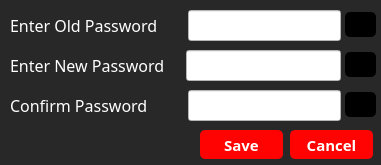
<?xml version="1.0" encoding="UTF-8"?>
<ui version="4.0">
 <class>changePassword</class>
 <widget class="QDialog" name="changePassword">
  <property name="geometry">
   <rect>
    <x>0</x>
    <y>0</y>
    <width>381</width>
    <height>165</height>
   </rect>
  </property>
  <property name="windowTitle">
   <string>Dialog</string>
  </property>
  <property name="styleSheet">
   <string notr="true">*{font-family:century gothic;
color:white;
}
QLabel{
font-size:16px;
}
QLineEdit{
font-size:16px;
font-weight:bold;
color:black;
background:white;
}
#changePassword{
background:#282828;
}
QPushButton {
font-size:15px;
font-weight:bold;
border:none;
border-radius:5px;
background: #ff0303;
}
#eye,#eye1,#eye2{
background:transaprent;
}
QPushButton:hover {
background:#49ebff;
color:black;
}</string>
  </property>
  <widget class="QPushButton" name="save">
   <property name="geometry">
    <rect>
     <x>200</x>
     <y>130</y>
     <width>83</width>
     <height>29</height>
    </rect>
   </property>
   <property name="text">
    <string>Save</string>
   </property>
  </widget>
  <widget class="QPushButton" name="cancel">
   <property name="geometry">
    <rect>
     <x>290</x>
     <y>130</y>
     <width>83</width>
     <height>29</height>
    </rect>
   </property>
   <property name="text">
    <string>Cancel</string>
   </property>
  </widget>
  <widget class="QPushButton" name="eye1">
   <property name="geometry">
    <rect>
     <x>345</x>
     <y>52</y>
     <width>31</width>
     <height>25</height>
    </rect>
   </property>
   <property name="text">
    <string/>
   </property>
   <property name="icon">
    <iconset resource="pics.qrc">
     <normaloff>:/eyes.png</normaloff>:/eyes.png</iconset>
   </property>
   <property name="iconSize">
    <size>
     <width>40</width>
     <height>38</height>
    </size>
   </property>
  </widget>
  <widget class="QPushButton" name="eye">
   <property name="geometry">
    <rect>
     <x>345</x>
     <y>12</y>
     <width>31</width>
     <height>25</height>
    </rect>
   </property>
   <property name="text">
    <string/>
   </property>
   <property name="icon">
    <iconset resource="pics.qrc">
     <normaloff>:/eyes.png</normaloff>:/eyes.png</iconset>
   </property>
   <property name="iconSize">
    <size>
     <width>40</width>
     <height>38</height>
    </size>
   </property>
  </widget>
  <widget class="QWidget" name="horizontalLayoutWidget_6">
   <property name="geometry">
    <rect>
     <x>10</x>
     <y>10</y>
     <width>331</width>
     <height>31</height>
    </rect>
   </property>
   <layout class="QHBoxLayout" name="horizontalLayout_9">
    <property name="spacing">
     <number>30</number>
    </property>
    <item>
     <widget class="QLabel" name="oldPasswordText">
      <property name="text">
       <string>Enter Old Password</string>
      </property>
     </widget>
    </item>
    <item>
     <widget class="QLineEdit" name="oldPassword">
      <property name="echoMode">
       <enum>QLineEdit::Password</enum>
      </property>
     </widget>
    </item>
   </layout>
  </widget>
  <widget class="QPushButton" name="eye2">
   <property name="geometry">
    <rect>
     <x>345</x>
     <y>92</y>
     <width>31</width>
     <height>25</height>
    </rect>
   </property>
   <property name="text">
    <string/>
   </property>
   <property name="icon">
    <iconset>
     <disabledoff>:/eyes.png</disabledoff>
    </iconset>
   </property>
   <property name="iconSize">
    <size>
     <width>40</width>
     <height>38</height>
    </size>
   </property>
  </widget>
  <widget class="QWidget" name="horizontalLayoutWidget_7">
   <property name="geometry">
    <rect>
     <x>10</x>
     <y>50</y>
     <width>331</width>
     <height>31</height>
    </rect>
   </property>
   <layout class="QHBoxLayout" name="horizontalLayout_10">
    <property name="spacing">
     <number>21</number>
    </property>
    <item>
     <widget class="QLabel" name="newPasswordText">
      <property name="text">
       <string>Enter New Password</string>
      </property>
     </widget>
    </item>
    <item>
     <widget class="QLineEdit" name="newPassword">
      <property name="echoMode">
       <enum>QLineEdit::Password</enum>
      </property>
     </widget>
    </item>
   </layout>
  </widget>
  <widget class="QWidget" name="horizontalLayoutWidget_8">
   <property name="geometry">
    <rect>
     <x>10</x>
     <y>90</y>
     <width>331</width>
     <height>31</height>
    </rect>
   </property>
   <layout class="QHBoxLayout" name="horizontalLayout_11">
    <property name="spacing">
     <number>40</number>
    </property>
    <item>
     <widget class="QLabel" name="confirmPasswordText">
      <property name="text">
       <string>Confirm Password</string>
      </property>
     </widget>
    </item>
    <item>
     <widget class="QLineEdit" name="confirmPassword">
      <property name="echoMode">
       <enum>QLineEdit::Password</enum>
      </property>
     </widget>
    </item>
   </layout>
  </widget>
 </widget>
 <resources>
  <include location="pics.qrc"/>
 </resources>
 <connections/>
</ui>
